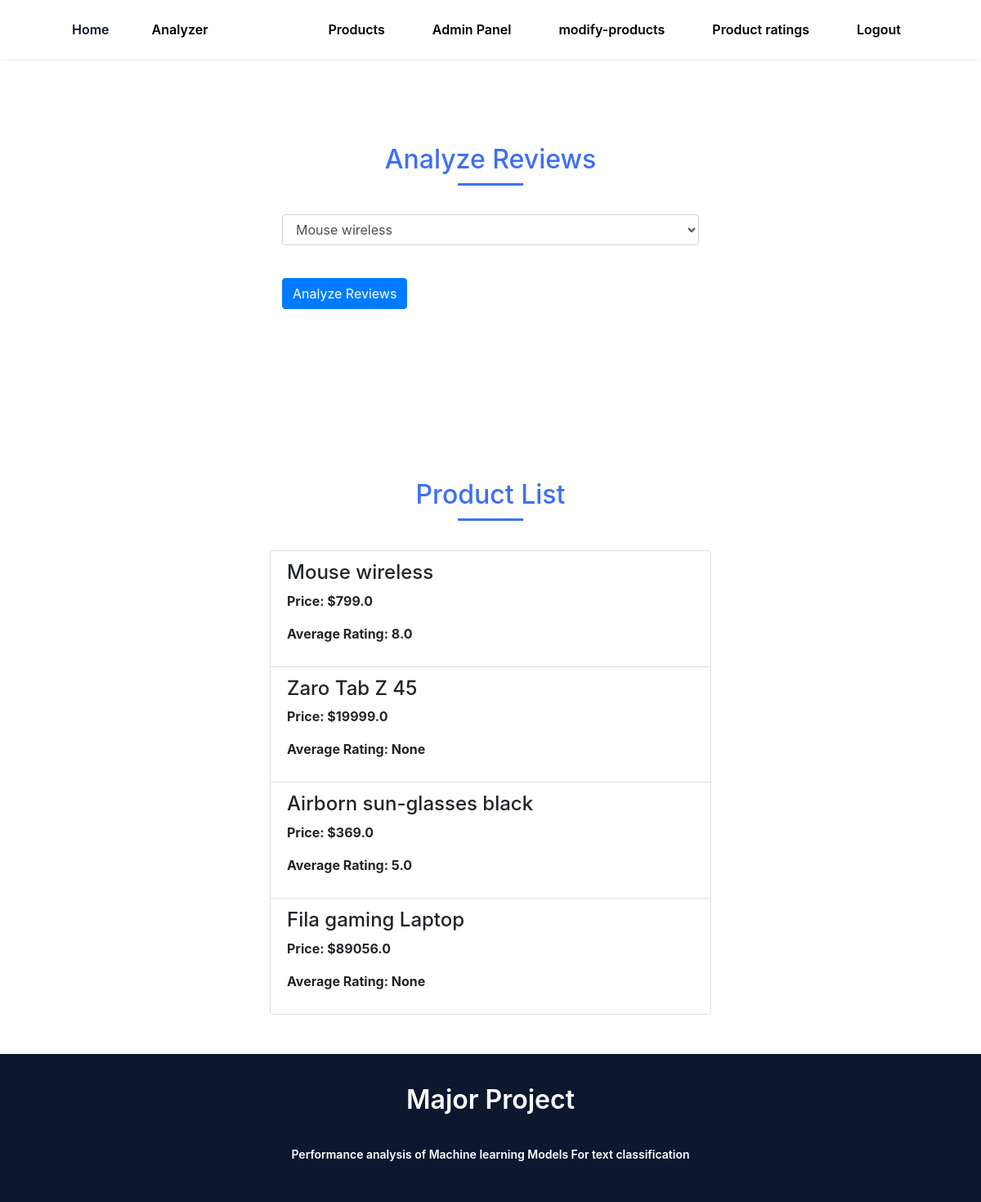
Page /admin_reviews (signed in) on the committed database.
### tables this page shows
CREATE TABLE products (
        id INTEGER PRIMARY KEY AUTOINCREMENT,
        name TEXT NOT NULL,
        price REAL NOT NULL
    );

### app.py (the view, shortened to what this page needs)
@app.route('/admin_reviews', methods=['GET', 'POST'])
def admin_reviews():
    if 'user_id' in session and session['is_admin'] == 1:
        conn = sqlite3.connect(DB_NAME)
        cursor = conn.cursor()
        cursor.execute(
            "SELECT products.id, products.name, products.price, AVG(reviews.rating) FROM products LEFT JOIN reviews ON products.id = reviews.product_id GROUP BY products.id")
        products = cursor.fetchall()
        conn.close()
        return render_template('admin_reviews.html', products=products)
    else:
        flash("You don't have permission to access the admin panel.", "error")
        return redirect(url_for('index'))

### templates/admin_reviews.html
{% extends 'base.html' %}
{% block content %}
<main class="l-main">
    <section class="home bd-grid  col-6" id="home">
        <div class="container">
            <h3 class="section-title">Analyze Reviews</h3>
            <form method="post">
                <div class="container">
                    <select class="form-control form-select form-select-lg mb-3" aria-label="Default select example" name="product_id" required>
                        {% for product in products %}
                        <option value="{{ product[0] }}">{{ product[1] }}</option>
                        {% endfor %}
                    </select>
                </div>
                <br>
                <div class="container">
                    <button class="btn btn-primary" type="submit" name="action" value="analyze_reviews">Analyze
                        Reviews</button>
                </div>
            </form>
        </div>
    </section>
    <section class="home bd-grid col-6" id="home">
        <div class="container">
            <h3 class="section-title">Product List</h3>
            <div class="form-group">
                {% if products %}
                <ul class="list-group" style="list-style-type: none;">
                    {% for product in products %}
                    <li class="list-group-item">
                        <h4>{{ product[1] }}</h4>
                        <p>Price: ${{ product[2] }}</p>
                        <p>
                            {% if product[3] is defined %}
                            Average Rating: {{ product[3] }}
                            {% else %}
                            Average Rating: Not available
                            {% endif %}
                        </p>
                    </li>
                    {% endfor %}
                </ul>
                {% else %}
                <p>No products available.</p>
                {% endif %}
            </div>
        </div>
    </section>
</main>
{% endblock %}

### static/css/styles.css (style rules this page uses)
:root { --header-height: 3rem; --font-semi: 600; --hue-color: 224; --first-color: hsl(var(--hue-color), 89%, 60%); --second-color: hsl(var(--hue-color), 56%, 12%); --body-font: 'Poppins', sans-serif; --big-font-size: 2rem; --h2-font-size: 1.25rem; --normal-font-size: .938rem; --smaller-font-size: .75rem; --mb-2: 1rem; --mb-4: 2rem; --mb-5: 2.5rem; --mb-6: 3rem; --z-back: -10; --z-fixed: 100; }
@media screen and (min-width: 968px) { :root { --big-font-size: 3.5rem; --h2-font-size: 2rem; --normal-font-size: 1rem; --smaller-font-size: .875rem; } }
html { scroll-behavior: smooth; }
body { margin: var(--header-height) 0 0 0; font-family: var(--body-font); font-size: var(--normal-font-size); color: var(--second-color); }
h1, h2, p { margin: 0; }
ul { margin: 0; padding: 0; list-style: none; }
.section-title { position: relative; font-size: var(--h2-font-size); color: var(--first-color); margin-top: var(--mb-2); margin-bottom: var(--mb-4); text-align: center; }
.section-title::after { position: absolute; content: ''; width: 64px; height: 0.18rem; left: 0; right: 0; margin: auto; top: 2rem; background-color: var(--first-color); }
.bd-grid { max-width: 1024px; display: grid; margin-left: var(--mb-2); margin-right: var(--mb-2); }
.home { font-weight: bold; position: relative; row-gap: 5rem; padding: 4rem 0 5rem; }
@media screen and (min-width: 576px) { .home { padding: 4rem 0 2rem; } }
@media screen and (min-width: 768px) { body { margin: 0; } }
@media screen and (min-width: 768px) { .section-title { margin-bottom: var(--mb-6); } }
@media screen and (min-width: 768px) { .section-title::after { width: 80px; top: 3rem; } }
@media screen and (min-width: 768px) { .home { padding: 8rem 0 2rem; } }
@media screen and (min-width: 992px) { .bd-grid { margin-left: auto; margin-right: auto; } }
@media screen and (min-width: 992px) { .home { padding: 10rem 0 2rem; } }

### static/style.css (style rules this page uses)
body { font-family: Arial, sans-serif; margin: 0; padding: 0; }

### rows in the picture
products: name "Mouse wireless", price "799.0", product "8.0"
products: name "Zaro Tab Z 45", price "19999.0", product "None"
products: name "Airborn sun-glasses black", price "369.0", product "5.0"
products: name "Fila gaming Laptop", price "89056.0", product "None"

### other values in the picture
form field product_id "Mouse wireless"
